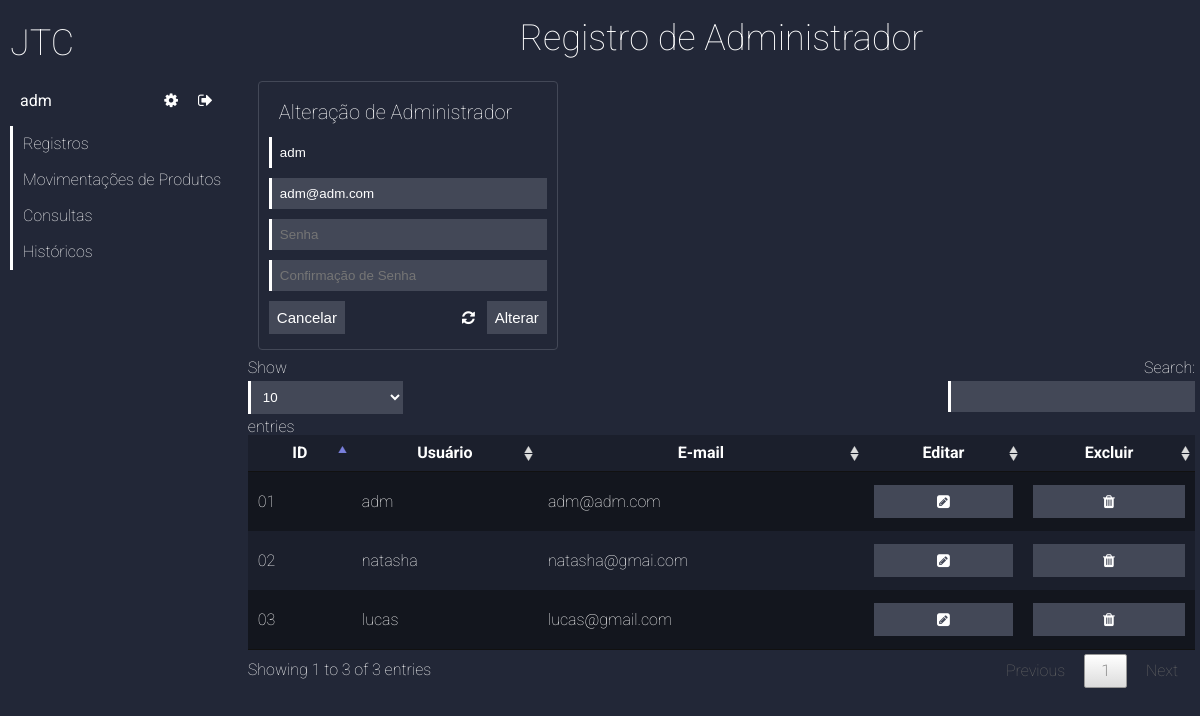
The app's page /system/admin/jtc_main_admin.php?folder=admin/&file=jtc_fminsupd_admin&ext=php&updid=01 (signed in) with its own data.
### tables this page shows
CREATE TABLE `users` (
  `id` tinyint(2) UNSIGNED ZEROFILL NOT NULL COMMENT 'Este campo serve como identificador único para usuário.',
  `username` varchar(20) NOT NULL COMMENT 'Este campo é destinado a armazenar o nome de usuário.',
  `password` char(32) NOT NULL COMMENT 'Este campo é a armazenar a senha para o usuário.',
  `email` varchar(100) NOT NULL COMMENT 'Este campo é destinado a armazanar o e-mail do usuário.'
);

### system/admin/admin/jtc_fminsupd_admin.php (the view, shortened to what this page needs)
<h1 id="title-page">Registro de Administrador</h1>
<div class="small_form">
  <?php
    if(isset($_GET['updid'])){
      ?>
        <h3>Alteração de Administrador</h3>
      <?php
    }else{
      ?>
        <h3>Cadastro de Administrador</h3>
      <?php
    }
  ?>
      <?php
    if(isset($_GET["updid"])){
      $sql_select_users = "SELECT id, username, email FROM users WHERE id='".$_GET["updid"]."'";
      $sql_select_users_prepare = $dbconnection->prepare($sql_select_users);
      $sql_select_users_prepare->execute();
      $sql_select_users_data = $sql_select_users_prepare->fetch();
      ?>
          <form name="upd_admin" method="post" action="?folder=admin/&file=jtc_upd_admin&ext=php">
            <input type="text" name="username" readonly="" value="<?php echo $sql_select_users_data["username"];?>">
            <input type="text" name="email" maxlength="100" placeholder="E-mail" value="<?php echo $sql_select_users_data["email"];?>">
            <input type="password" name="password" maxlength="20" placeholder="Senha">
            <input type="password" name="confirm_password" maxlength="20" placeholder="Confirmação de Senha">
            <div class="buttons">
              <button type="button"><a href="?folder=admin/&file=jtc_fminsupd_admin&ext=php">Cancelar</a></button>
              <button type="reset"><i class="fa fa-refresh" aria-hidden="true"></i></button>
              <button type="submit">Alterar</button>
            </div>
          </form>
      <?php
    }
  ?>
</div>
<table class="table_datatable">
  <thead>
    <tr>
      <th>ID</th>
      <th>Usuário</th>
      <th>E-mail</th>
      <th>Editar</th>
      <th>Excluir</th>
    </tr>
  </thead>
  <tbody>
    <?php
      $sql_select_users = "SELECT id, username, email FROM users";
      $sql_select_users_prepare = $dbconnection->prepare($sql_select_users);
      $sql_select_users_prepare->execute();
      while($sql_select_users_data = $sql_select_users_prepare->fetch()){
        ?>
        <tr>
          <td><?php echo $sql_select_users_data["id"];?></td>
          <td><?php echo $sql_select_users_data["username"];?></td>
          <td><?php echo $sql_select_users_data["email"];?></td>
          <td><button><a href="?folder=admin/&file=jtc_fminsupd_admin&ext=php&updid=<?php echo $sql_select_users_data["id"];?>"><i class="fa fa-pencil-square" aria-hidden="true"></i></button></a></td>
          <td><button onclick="confirm_delete('?folder=admin/&file=jtc_del_admin&ext=php&delid=<?php echo $sql_select_users_data["id"];?>', 'Administrador', '<?php echo $sql_select_users_data["username"];?>')"><i class="fa fa-trash" aria-hidden="true"></i></button></td>
        </tr>
        <?php
      }
    ?>
  </tbody>
</table>

### layout/css/jtc_main_css.css (style rules this page uses)
body { background: #222737; font-family: 'Roboto'; font-weight: 100; color: #fff; }
#title-page { text-align: center; font-size: 36px; padding: 15px; }
input[type=text], input[type=password], select, input[type=search] { width: 100%; padding: 8px; border: none; background: rgb(67, 72, 87); color: #fff; margin-top: 5px; margin-bottom: 5px; box-sizing: border-box; border-left: 3px solid #fff; }
input[readonly=""] { background: none !important; color: #fff !important; }
button a { width: 100%; height: 100%; display: block; }
button { position: relative; padding: 8px; color: #fff; background: none; background: none; font-size: 15px; width: 100%; border: none; margin-top: 5px; margin-bottom: 5px; background: rgb(67, 72, 87); }
.small_form, .big_form { position: relative; width: 300px; padding: 10px; border: 1px solid rgb(67, 72, 87); border-radius: 4px; margin: 10px; float: left; box-sizing: border-box; }
.small_form h3, .big_form h3 { font-size: 20px !important; padding: 10px; }
.buttons { text-align: right; }
.buttons button { width: auto !important; }
.buttons button[type=reset] { background: none; }
.buttons button[type=button] { float: left; }
table { border-collapse: collapse; width: 80%; }
thead { font-weight: bold; }
th, td { padding: 10px; background: rgba(0,0,0,0.2) }
tbody tr { border-top: 1px solid #000; border-bottom: 1px solid #000; }
.odd { background: rgba(0,0,0,0.3); }

### layout/css/datatables.css (style rules this page uses)
table.dataTable { width: 100%; margin: 0 auto; clear: both; border-collapse: separate; border-spacing: 0; }
table.dataTable thead th, table.dataTable tfoot th { font-weight: bold; }
table.dataTable thead th, table.dataTable thead td { padding: 10px 18px; border-bottom: 1px solid #111; }
table.dataTable thead .sorting, table.dataTable thead .sorting_asc, table.dataTable thead .sorting_desc { cursor: pointer; *cursor: hand; }
table.dataTable thead .sorting, table.dataTable thead .sorting_asc, table.dataTable thead .sorting_desc, table.dataTable thead .sorting_asc_disabled, table.dataTable thead .sorting_desc_disabled { background-repeat: no-repeat; background-position: center right; }
table.dataTable thead .sorting { background-image: url("../../addons/js/datatables/DataTables-1.10.12/images/sort_both.png"); }
table.dataTable thead .sorting_asc { background-image: url("../../addons/js/datatables/DataTables-1.10.12/images/sort_asc.png"); }
table.dataTable tbody tr { background-color: none; }
table.dataTable tbody th, table.dataTable tbody td { padding: 8px 10px; }
table.dataTable.no-footer { border-bottom: 1px solid #111; }
table.dataTable, table.dataTable th, table.dataTable td { -webkit-box-sizing: content-box; box-sizing: content-box; }

### records on screen
users: username "adm", email "adm@adm.com", id "01"
users: id "02", username "natasha", email "natasha@gmai.com"
users: id "03", username "lucas", email "lucas@gmail.com"

### other values on screen
$_SESSION["username"] "adm"
